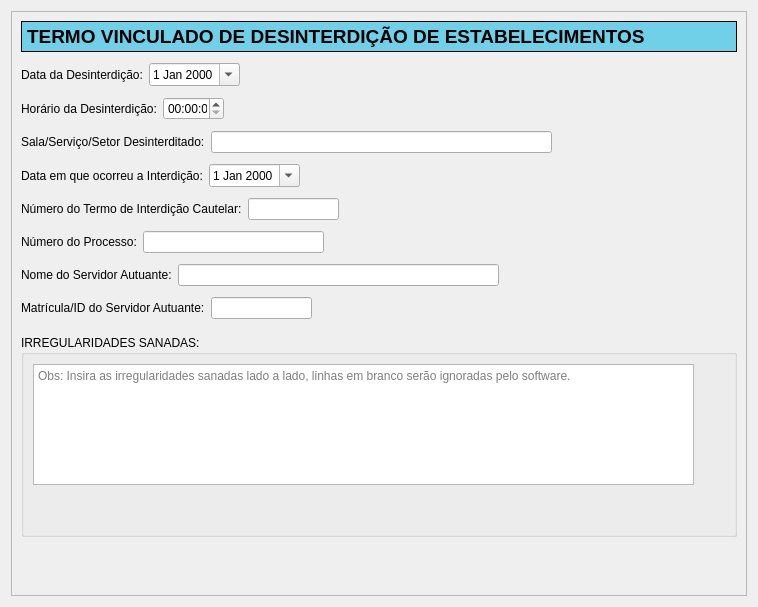
<?xml version="1.0" encoding="UTF-8"?>
<ui version="4.0">
 <class>TermoVinculadoDesinterdicaoEstabelecimento</class>
 <widget class="QWidget" name="TermoVinculadoDesinterdicaoEstabelecimento">
  <property name="geometry">
   <rect>
    <x>0</x>
    <y>0</y>
    <width>758</width>
    <height>607</height>
   </rect>
  </property>
  <property name="windowTitle">
   <string>Form</string>
  </property>
  <layout class="QVBoxLayout" name="verticalLayout">
   <item>
    <widget class="QScrollArea" name="scrollArea">
     <property name="widgetResizable">
      <bool>true</bool>
     </property>
     <widget class="QWidget" name="scrollAreaWidgetContents">
      <property name="geometry">
       <rect>
        <x>0</x>
        <y>0</y>
        <width>738</width>
        <height>587</height>
       </rect>
      </property>
      <layout class="QVBoxLayout" name="verticalLayout_3">
       <item>
        <widget class="QLabel" name="label">
         <property name="minimumSize">
          <size>
           <width>0</width>
           <height>31</height>
          </size>
         </property>
         <property name="styleSheet">
          <string notr="true">QLabel {
border: 1px solid black;
background-color: rgb(112,208,232);
font-weight: bold;
font-size: 14pt;
}</string>
         </property>
         <property name="text">
          <string>TERMO VINCULADO DE DESINTERDIÇÃO DE ESTABELECIMENTOS</string>
         </property>
        </widget>
       </item>
       <item>
        <spacer name="verticalSpacer_2">
         <property name="orientation">
          <enum>Qt::Vertical</enum>
         </property>
         <property name="sizeType">
          <enum>QSizePolicy::Fixed</enum>
         </property>
         <property name="sizeHint" stdset="0">
          <size>
           <width>20</width>
           <height>5</height>
          </size>
         </property>
        </spacer>
       </item>
       <item>
        <layout class="QHBoxLayout" name="horizontalLayout">
         <item>
          <widget class="QLabel" name="label_2">
           <property name="text">
            <string>Data da Desinterdição:</string>
           </property>
          </widget>
         </item>
         <item>
          <widget class="QDateEdit" name="dataDesinterdicaoDateEdit">
           <property name="minimumSize">
            <size>
             <width>91</width>
             <height>0</height>
            </size>
           </property>
           <property name="maximumSize">
            <size>
             <width>91</width>
             <height>16777215</height>
            </size>
           </property>
           <property name="calendarPopup">
            <bool>true</bool>
           </property>
          </widget>
         </item>
         <item>
          <spacer name="horizontalSpacer">
           <property name="orientation">
            <enum>Qt::Horizontal</enum>
           </property>
           <property name="sizeHint" stdset="0">
            <size>
             <width>40</width>
             <height>20</height>
            </size>
           </property>
          </spacer>
         </item>
        </layout>
       </item>
       <item>
        <spacer name="verticalSpacer_3">
         <property name="orientation">
          <enum>Qt::Vertical</enum>
         </property>
         <property name="sizeType">
          <enum>QSizePolicy::Fixed</enum>
         </property>
         <property name="sizeHint" stdset="0">
          <size>
           <width>20</width>
           <height>5</height>
          </size>
         </property>
        </spacer>
       </item>
       <item>
        <layout class="QHBoxLayout" name="horizontalLayout_2">
         <item>
          <widget class="QLabel" name="label_3">
           <property name="text">
            <string>Horário da Desinterdição:</string>
           </property>
          </widget>
         </item>
         <item>
          <widget class="QTimeEdit" name="horarioDesinterdicaoTimeEdit">
           <property name="minimumSize">
            <size>
             <width>61</width>
             <height>0</height>
            </size>
           </property>
           <property name="maximumSize">
            <size>
             <width>61</width>
             <height>16777215</height>
            </size>
           </property>
          </widget>
         </item>
         <item>
          <spacer name="horizontalSpacer_2">
           <property name="orientation">
            <enum>Qt::Horizontal</enum>
           </property>
           <property name="sizeHint" stdset="0">
            <size>
             <width>40</width>
             <height>20</height>
            </size>
           </property>
          </spacer>
         </item>
        </layout>
       </item>
       <item>
        <spacer name="verticalSpacer_4">
         <property name="orientation">
          <enum>Qt::Vertical</enum>
         </property>
         <property name="sizeType">
          <enum>QSizePolicy::Fixed</enum>
         </property>
         <property name="sizeHint" stdset="0">
          <size>
           <width>20</width>
           <height>5</height>
          </size>
         </property>
        </spacer>
       </item>
       <item>
        <layout class="QHBoxLayout" name="horizontalLayout_3">
         <item>
          <widget class="QLabel" name="label_4">
           <property name="text">
            <string>Sala/Serviço/Setor Desinterditado:</string>
           </property>
          </widget>
         </item>
         <item>
          <widget class="QLineEdit" name="setorDesinterditadoLineEdit">
           <property name="minimumSize">
            <size>
             <width>341</width>
             <height>0</height>
            </size>
           </property>
           <property name="maximumSize">
            <size>
             <width>341</width>
             <height>16777215</height>
            </size>
           </property>
          </widget>
         </item>
         <item>
          <spacer name="horizontalSpacer_3">
           <property name="orientation">
            <enum>Qt::Horizontal</enum>
           </property>
           <property name="sizeHint" stdset="0">
            <size>
             <width>40</width>
             <height>20</height>
            </size>
           </property>
          </spacer>
         </item>
        </layout>
       </item>
       <item>
        <spacer name="verticalSpacer_5">
         <property name="orientation">
          <enum>Qt::Vertical</enum>
         </property>
         <property name="sizeType">
          <enum>QSizePolicy::Fixed</enum>
         </property>
         <property name="sizeHint" stdset="0">
          <size>
           <width>20</width>
           <height>5</height>
          </size>
         </property>
        </spacer>
       </item>
       <item>
        <layout class="QHBoxLayout" name="horizontalLayout_4">
         <item>
          <widget class="QLabel" name="label_5">
           <property name="text">
            <string>Data em que ocorreu a Interdição:</string>
           </property>
          </widget>
         </item>
         <item>
          <widget class="QDateEdit" name="dataInterdicaoDateEdit">
           <property name="minimumSize">
            <size>
             <width>91</width>
             <height>0</height>
            </size>
           </property>
           <property name="maximumSize">
            <size>
             <width>91</width>
             <height>16777215</height>
            </size>
           </property>
           <property name="calendarPopup">
            <bool>true</bool>
           </property>
          </widget>
         </item>
         <item>
          <spacer name="horizontalSpacer_4">
           <property name="orientation">
            <enum>Qt::Horizontal</enum>
           </property>
           <property name="sizeHint" stdset="0">
            <size>
             <width>40</width>
             <height>20</height>
            </size>
           </property>
          </spacer>
         </item>
        </layout>
       </item>
       <item>
        <spacer name="verticalSpacer_6">
         <property name="orientation">
          <enum>Qt::Vertical</enum>
         </property>
         <property name="sizeType">
          <enum>QSizePolicy::Fixed</enum>
         </property>
         <property name="sizeHint" stdset="0">
          <size>
           <width>20</width>
           <height>5</height>
          </size>
         </property>
        </spacer>
       </item>
       <item>
        <layout class="QHBoxLayout" name="horizontalLayout_5">
         <item>
          <widget class="QLabel" name="label_6">
           <property name="text">
            <string>Número do Termo de Interdição Cautelar:</string>
           </property>
          </widget>
         </item>
         <item>
          <widget class="QLineEdit" name="numTermoInterdLineEdit">
           <property name="minimumSize">
            <size>
             <width>91</width>
             <height>0</height>
            </size>
           </property>
           <property name="maximumSize">
            <size>
             <width>91</width>
             <height>16777215</height>
            </size>
           </property>
          </widget>
         </item>
         <item>
          <spacer name="horizontalSpacer_5">
           <property name="orientation">
            <enum>Qt::Horizontal</enum>
           </property>
           <property name="sizeHint" stdset="0">
            <size>
             <width>40</width>
             <height>20</height>
            </size>
           </property>
          </spacer>
         </item>
        </layout>
       </item>
       <item>
        <spacer name="verticalSpacer_7">
         <property name="orientation">
          <enum>Qt::Vertical</enum>
         </property>
         <property name="sizeType">
          <enum>QSizePolicy::Fixed</enum>
         </property>
         <property name="sizeHint" stdset="0">
          <size>
           <width>20</width>
           <height>5</height>
          </size>
         </property>
        </spacer>
       </item>
       <item>
        <layout class="QHBoxLayout" name="horizontalLayout_6">
         <item>
          <widget class="QLabel" name="label_7">
           <property name="text">
            <string>Número do Processo:</string>
           </property>
          </widget>
         </item>
         <item>
          <widget class="QLineEdit" name="numProcessoLineEdit">
           <property name="minimumSize">
            <size>
             <width>181</width>
             <height>0</height>
            </size>
           </property>
           <property name="maximumSize">
            <size>
             <width>181</width>
             <height>16777215</height>
            </size>
           </property>
          </widget>
         </item>
         <item>
          <spacer name="horizontalSpacer_6">
           <property name="orientation">
            <enum>Qt::Horizontal</enum>
           </property>
           <property name="sizeHint" stdset="0">
            <size>
             <width>40</width>
             <height>20</height>
            </size>
           </property>
          </spacer>
         </item>
        </layout>
       </item>
       <item>
        <spacer name="verticalSpacer_8">
         <property name="orientation">
          <enum>Qt::Vertical</enum>
         </property>
         <property name="sizeType">
          <enum>QSizePolicy::Fixed</enum>
         </property>
         <property name="sizeHint" stdset="0">
          <size>
           <width>20</width>
           <height>5</height>
          </size>
         </property>
        </spacer>
       </item>
       <item>
        <layout class="QHBoxLayout" name="horizontalLayout_8">
         <item>
          <widget class="QLabel" name="label_8">
           <property name="text">
            <string>Nome do Servidor Autuante:</string>
           </property>
          </widget>
         </item>
         <item>
          <widget class="QLineEdit" name="nomeServidorLineEdit">
           <property name="minimumSize">
            <size>
             <width>321</width>
             <height>0</height>
            </size>
           </property>
           <property name="maximumSize">
            <size>
             <width>321</width>
             <height>16777215</height>
            </size>
           </property>
          </widget>
         </item>
         <item>
          <spacer name="horizontalSpacer_7">
           <property name="orientation">
            <enum>Qt::Horizontal</enum>
           </property>
           <property name="sizeHint" stdset="0">
            <size>
             <width>40</width>
             <height>20</height>
            </size>
           </property>
          </spacer>
         </item>
        </layout>
       </item>
       <item>
        <spacer name="verticalSpacer_9">
         <property name="orientation">
          <enum>Qt::Vertical</enum>
         </property>
         <property name="sizeType">
          <enum>QSizePolicy::Fixed</enum>
         </property>
         <property name="sizeHint" stdset="0">
          <size>
           <width>20</width>
           <height>5</height>
          </size>
         </property>
        </spacer>
       </item>
       <item>
        <layout class="QHBoxLayout" name="horizontalLayout_7">
         <item>
          <widget class="QLabel" name="label_9">
           <property name="text">
            <string>Matrícula/ID do Servidor Autuante:</string>
           </property>
          </widget>
         </item>
         <item>
          <widget class="QLineEdit" name="idServidorLineEdit">
           <property name="minimumSize">
            <size>
             <width>101</width>
             <height>0</height>
            </size>
           </property>
           <property name="maximumSize">
            <size>
             <width>101</width>
             <height>16777215</height>
            </size>
           </property>
          </widget>
         </item>
         <item>
          <spacer name="horizontalSpacer_8">
           <property name="orientation">
            <enum>Qt::Horizontal</enum>
           </property>
           <property name="sizeHint" stdset="0">
            <size>
             <width>40</width>
             <height>20</height>
            </size>
           </property>
          </spacer>
         </item>
        </layout>
       </item>
       <item>
        <spacer name="verticalSpacer_10">
         <property name="orientation">
          <enum>Qt::Vertical</enum>
         </property>
         <property name="sizeType">
          <enum>QSizePolicy::Fixed</enum>
         </property>
         <property name="sizeHint" stdset="0">
          <size>
           <width>20</width>
           <height>10</height>
          </size>
         </property>
        </spacer>
       </item>
       <item>
        <widget class="QGroupBox" name="groupBox">
         <property name="title">
          <string>IRREGULARIDADES SANADAS:</string>
         </property>
         <layout class="QVBoxLayout" name="verticalLayout_2">
          <item>
           <layout class="QHBoxLayout" name="horizontalLayout_9">
            <item>
             <widget class="QPlainTextEdit" name="irregSanadasPlainTextEdit">
              <property name="minimumSize">
               <size>
                <width>661</width>
                <height>121</height>
               </size>
              </property>
              <property name="maximumSize">
               <size>
                <width>661</width>
                <height>121</height>
               </size>
              </property>
              <property name="placeholderText">
               <string>Obs: Insira as irregularidades sanadas lado a lado, linhas em branco serão ignoradas pelo software.</string>
              </property>
             </widget>
            </item>
            <item>
             <spacer name="horizontalSpacer_9">
              <property name="orientation">
               <enum>Qt::Horizontal</enum>
              </property>
              <property name="sizeHint" stdset="0">
               <size>
                <width>18</width>
                <height>20</height>
               </size>
              </property>
             </spacer>
            </item>
           </layout>
          </item>
          <item>
           <spacer name="verticalSpacer_11">
            <property name="orientation">
             <enum>Qt::Vertical</enum>
            </property>
            <property name="sizeHint" stdset="0">
             <size>
              <width>20</width>
              <height>40</height>
             </size>
            </property>
           </spacer>
          </item>
         </layout>
        </widget>
       </item>
       <item>
        <spacer name="verticalSpacer">
         <property name="orientation">
          <enum>Qt::Vertical</enum>
         </property>
         <property name="sizeHint" stdset="0">
          <size>
           <width>20</width>
           <height>12</height>
          </size>
         </property>
        </spacer>
       </item>
      </layout>
     </widget>
    </widget>
   </item>
  </layout>
 </widget>
 <resources/>
 <connections/>
</ui>
